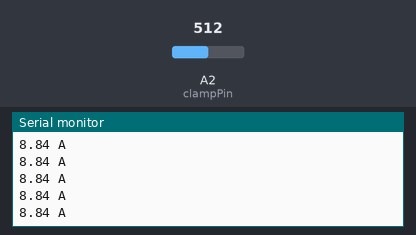
This sketch was run on a simulated Arduino Uno, built with avr-gcc and run on an emulated ATmega328P. Shown: the last lines printed to the serial monitor. Inputs (shaded band) come from the test bench; at power-on: A2 (clampPin) = 512.

Above: at 1.2 s.
1.3 s: A2 (clampPin) set to 568
At 1.35 s:
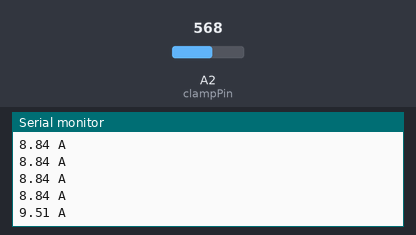
2.8 s: A2 (clampPin) set to 589
At 2.81 s:
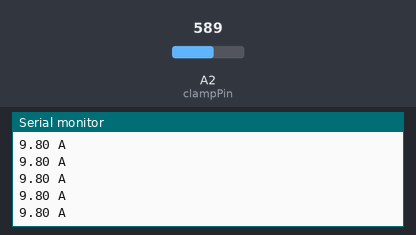
Timing chart, 0 to 5.8 s (numbered marks = the images above; inputs shaded):
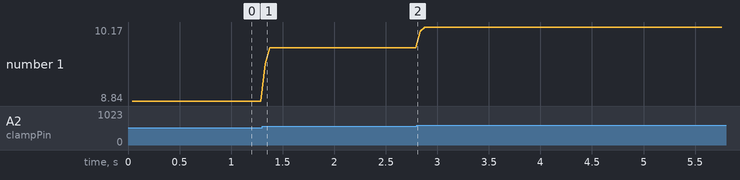

The sketch:

CurrentClampV2.ino
```cpp
/*
   Clamp type: Gravity Analog AC Current Sensor (10A)
   Clamp link: https://www.robotshop.com/en/gravity-analog-ac-current-sensor-10a.html
   Clamp Wiki:

*/

const byte clampPin = A2;         //set arduino signal read pin
const byte ACTectionRange = 10; //set Non-invasive AC Current Sensor tection range (5A,10A,20A)

float rawVoltage = 0;
float correctedCurrentValue = 0;
float voltageRMS = 0;

byte sampleSize = 20;

void setup()
{
  Serial.begin(9600);
  pinMode(clampPin, INPUT);
}

void loop()
{
  for (int i = 0; i < sampleSize; ++i)
  {
    rawVoltage += analogRead(clampPin);   //read peak voltage
    delay(2);
  }
  //change the peak voltage to the RMS voltage
  //voltageRMS = (rawVoltage / sampleSize) * 0.707;

  //The circuit is amplified by 2 so divided by 2
  //vRMS = (vRMS * ref voltage / adc 10 bit ) / amplification
  //voltageRMS = (voltageRMS * 5.0 / 1024 ) / 2;


  //correctedCurrentValue = voltageRMS * ACTectionRange;
  correctedCurrentValue = ((((rawVoltage / sampleSize) * 0.707) * 5.0 / 1024 ) / 2) * ACTectionRange;

  Serial.print(correctedCurrentValue);
  Serial.println(" A");
  rawVoltage = 0;
}
```

Measured:
- after the input at 1.3 s, the serial monitor: prints a new line at once (image 1)
- plotted number 1: 8.84 → 9.8 after the input at 1.3 s, 9.8 → 10.17 after the input at 2.8 s
